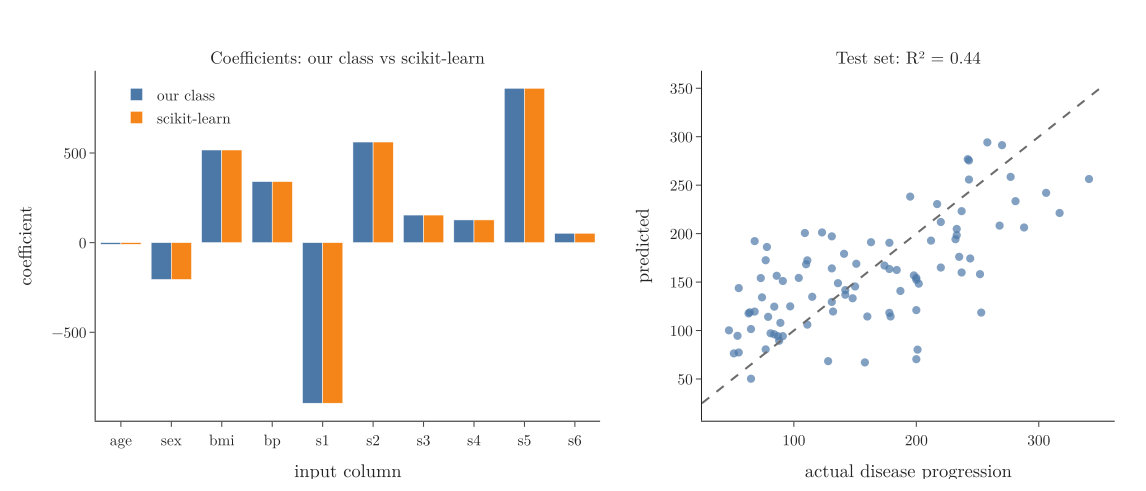

Python code for this plot:
"""Our normal-equation class on the diabetes data: its coefficients next to scikit-learn's, and predicted vs actual (Plotly)."""
from pathlib import Path
import numpy as np
import plotly.graph_objects as go
from plotly.subplots import make_subplots
from sklearn.datasets import load_diabetes
from sklearn.linear_model import LinearRegression
from sklearn.metrics import r2_score
from sklearn.model_selection import train_test_split

here = Path(__file__).parent
d = load_diabetes()
X_train, X_test, y_train, y_test = train_test_split(d.data, d.target, test_size=0.2, random_state=2)
Xb = np.insert(X_train, 0, 1, axis=1)
beta = np.linalg.inv(Xb.T @ Xb) @ Xb.T @ y_train
sk = LinearRegression().fit(X_train, y_train)
pred = np.insert(X_test, 0, 1, axis=1) @ beta
print("R2", round(r2_score(y_test, pred), 4), "max diff", np.abs(beta[1:] - sk.coef_).max())
fig = make_subplots(1, 2, column_widths=[0.55, 0.45], horizontal_spacing=0.1,
                    subplot_titles=("Coefficients: our class vs scikit-learn", f"Test set: R² = {r2_score(y_test, pred):.2f}"))
fig.add_trace(go.Bar(x=d.feature_names, y=beta[1:], name="our class", marker_color="#4C78A8"), 1, 1)
fig.add_trace(go.Bar(x=d.feature_names, y=sk.coef_, name="scikit-learn", marker_color="#F58518"), 1, 1)
fig.add_trace(go.Scatter(x=y_test, y=pred, mode="markers", marker=dict(size=8, color="#4C78A8", opacity=0.7),
                         showlegend=False), 1, 2)
fig.add_trace(go.Scatter(x=[25, 350], y=[25, 350], mode="lines", line=dict(color="#6B6B6B", dash="dash"),
                         showlegend=False), 1, 2)
fig.update_xaxes(title="input column", row=1, col=1)
fig.update_yaxes(title="coefficient", row=1, col=1)
fig.update_xaxes(title="actual disease progression", row=1, col=2)
fig.update_yaxes(title="predicted", row=1, col=2)
fig.update_layout(template="simple_white", width=1100, height=470, barmode="group",
                  font=dict(family="Latin Modern Roman", size=15), legend=dict(x=0.02, y=0.98),
                  margin=dict(l=70, r=20, t=60, b=60))
fig.update_annotations(font_size=17)
fig.write_image(here / "results.png", scale=2)
fig.write_image(here / "results.pdf")
